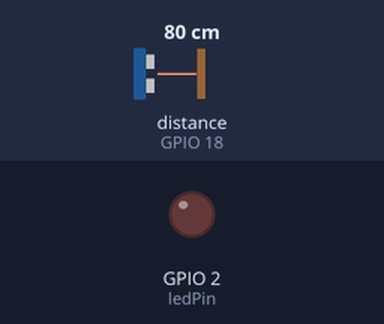
Simulated run of this sketch. Board: ESP32. Shown: output pins drawn as LEDs (lit = HIGH). Wiring (from diagram.json): ultrasonic range finder: trigger GPIO 5; echo GPIO 18. The inputs (shaded band) are chosen by the test bench; at power-on: distance to the obstacle (sensor on GPIO 18) 80 cm. The echo pulse lasts 58.3 µs per cm; WiFi joins after 1.5 s; servers stay silent unless stated; no MQTT or app messages arrive unless stated; pins used as bus, display or sensor lines are not drawn; what the sketch prints to the serial monitor is not drawn.

Above: at 2.7 s.
2.8 s: distance to the obstacle (sensor on GPIO 18) set to 23 cm
5.5 s: distance to the obstacle (sensor on GPIO 18) set to 19 cm
At 6.7 s:
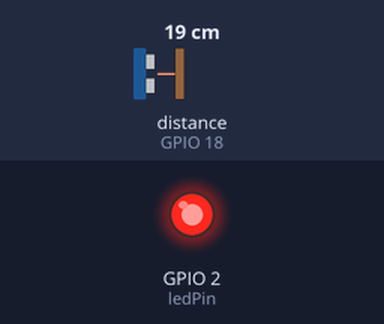
8.2 s: distance to the obstacle (sensor on GPIO 18) set to 35 cm
At 9.9 s:
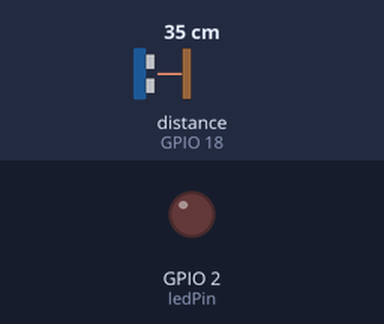
11.0 s: distance to the obstacle (sensor on GPIO 18) set to 2 cm
At 12.7 s:
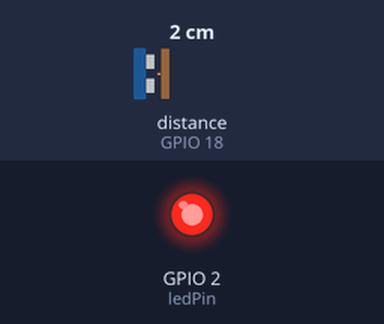
Timing chart, 0 to 14.2 s (numbered marks = the images above; inputs shaded):
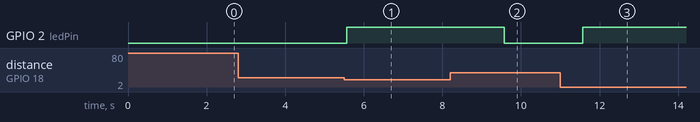

Measured:
- the behaviour switches between 21 and 20 cm on distance to the obstacle (sensor on GPIO 18) (found by bisection; images 0 and 1)
- after the input at 2.8 s, every drawn part: stays the same
- after the input at 5.5 s, GPIO 2 (ledPin): LOW → HIGH after 0.06 s
- after the input at 8.2 s, GPIO 2 (ledPin): HIGH → LOW after 1.4 s
- after the input at 11.0 s, GPIO 2 (ledPin): LOW → HIGH after 0.57 s

The sketch:

sketch.ino
```cpp
#include <WiFi.h>
#include <PubSubClient.h>

const char* ssid = "Wokwi-GUEST";
const char* password = "";
const char* mqttServer = "broker.hivemq.com";
const int mqttPort = 1883;
const char* mqttTopic = "mottu/patio";

WiFiClient espClient;
PubSubClient client(espClient);

const int trigPin = 5;
const int echoPin = 18;
const int ledPin = 2;

void setup() {
  Serial.begin(115200);
  pinMode(trigPin, OUTPUT);
  pinMode(echoPin, INPUT);
  pinMode(ledPin, OUTPUT);

  WiFi.begin(ssid, password);
  while (WiFi.status() != WL_CONNECTED) {
    delay(500);
    Serial.print(".");
  }
  Serial.println("WiFi connected");

  client.setServer(mqttServer, mqttPort);
}

void loop() {
  if (!client.connected()) {
    while (!client.connected()) {
      if (client.connect("ESP32Client")) {
        Serial.println("Connected to MQTT Broker!");
      } else {
        delay(5000);
      }
    }
  }
  client.loop();

  long duration;
  float distance;

  digitalWrite(trigPin, LOW);
  delayMicroseconds(2);
  digitalWrite(trigPin, HIGH);
  delayMicroseconds(10);
  digitalWrite(trigPin, LOW);

  duration = pulseIn(echoPin, HIGH);
  distance = duration * 0.034 / 2;

  String status;
  if (distance < 20) {
    digitalWrite(ledPin, HIGH);
    status = "{\"vagaA\":\"ocupada\"}";
  } else {
    digitalWrite(ledPin, LOW);
    status = "{\"vagaA\":\"livre\"}";
  }

  client.publish(mqttTopic, status.c_str());
  Serial.println(status);
  delay(2000);
}
```
